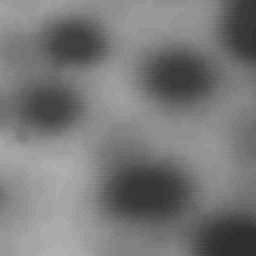
#> input picture Y3 Spring/COMP2005 IIP/Lab/lab07/images/blob.tif, 128 x 128 px, found by its file name (shown 2 times larger)
$ python watershed.py
#> lines starting #> are read from the running program, lines starting #| are printed output that depends on the picture; after the words box and inside, x2 and y2 are one past the last pixel; in counts of white or black regions, pixels touching at a corner belong together
# Created by Li-Zenn Ang
# Supervised by Dr Tissa Chandesa
# Last Updated:
# Referenced: https://docs.opencv.org/4.x/d3/db4/tutorial_py_watershed.html

import cv2
import numpy as np
from matplotlib import pyplot as plt

img = cv2.imread("./Images/blob.tif")
#> img is the input picture: shape (128, 128, 3); min 46, max 174, mean 120
gray = cv2.cvtColor(img, cv2.COLOR_BGR2GRAY)
ret, otsu = cv2.threshold(gray, 0, 255, cv2.THRESH_BINARY_INV + cv2.THRESH_OTSU)
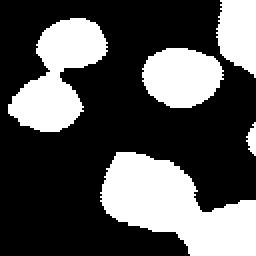
#> otsu: shape (128, 128) (shown 2 times larger); 33.3% white; 5 white regions, box (x1, y1, x2, y2) and area: (50, 76, 128, 128) 2358, (4, 9, 54, 66) 1496, (71, 24, 112, 54) 943, (108, 0, 128, 39) 604, (123, 61, 128, 78) 53
#> ret = 108

kernel = np.ones((5,5), np.uint8)
opening = cv2.morphologyEx(otsu, cv2.MORPH_OPEN, kernel)
#> opening: shape (128, 128); 33% white; 5 white regions, box (x1, y1, x2, y2) and area: (51, 76, 128, 128) 2348, (4, 9, 53, 66) 1487, (72, 24, 111, 54) 935, (109, 0, 128, 37) 594, (124, 64, 128, 76) 43

background = cv2.dilate(opening, kernel)
#> background: shape (128, 128); 41.4% white; 4 white regions, box (x1, y1, x2, y2) and area: (49, 74, 128, 128) 2769, (2, 7, 55, 68) 1989, (70, 0, 128, 56) 1928, (122, 62, 128, 78) 91

distTransform = cv2.distanceTransform(opening, cv2.DIST_L2, 5)
ret, foreground = cv2.threshold(distTransform, 0.4 * distTransform.max(), 255, 0)
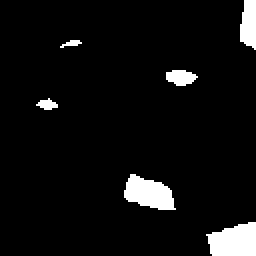
#> foreground: shape (128, 128) float32 (shown 2 times larger); 5.9% white; 6 white regions, box (x1, y1, x2, y2) and area: (103, 111, 128, 128) 337, (62, 87, 88, 105) 308, (120, 0, 128, 25) 164, (83, 35, 99, 43) 93, (18, 49, 29, 55) 40, (30, 20, 41, 24) 23
#> ret = 11.11
foreground = foreground.astype("uint8")

unknown = cv2.subtract(background, foreground)
#> unknown: shape (128, 128); 35.5% white; 4 white regions, box (x1, y1, x2, y2) and area: (49, 74, 128, 128) 2124, (2, 7, 55, 68) 1926, (70, 0, 128, 56) 1671, (122, 62, 128, 78) 91

ret, marker = cv2.connectedComponents(foreground)
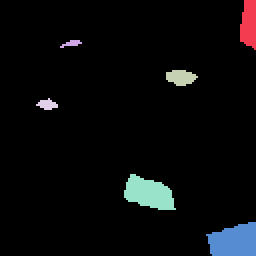
#> marker: shape (128, 128) int32 (shown 2 times larger); 7 distinct labels, from 0 to 6; one colour per label, 0 black
#> ret = 7
marker = marker + 1
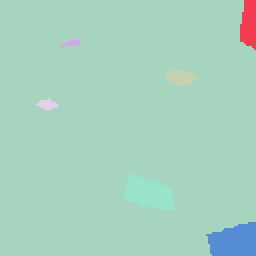
#> marker: shape (128, 128) int32 (shown 2 times larger); 7 distinct labels, from 1 to 7; one colour per label, 0 black
marker[unknown == 255] = 0
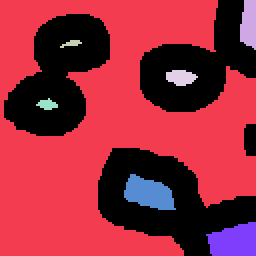
#> marker: shape (128, 128) int32 (shown 2 times larger); 8 distinct labels, from 0 to 7; one colour per label, 0 black
markers = cv2.watershed(img, marker)
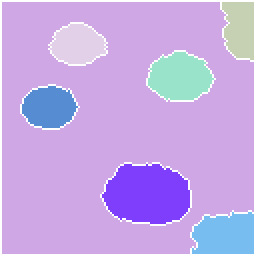
#> markers: shape (128, 128) int32 (shown 2 times larger); 8 distinct labels, from -1 to 7; one colour per label, 0 black, -1 white

result = img.copy()
result[markers == -1] = [0, 0, 255]
#> result: shape (128, 128, 3); 5.68% of pixels changed, all inside (x1, y1, x2, y2) = (0, 0, 128, 128)

# Display the results
fig, (ax1, ax2, ax3) = plt.subplots(1, 3, figsize=(13, 6))
ax1.imshow(cv2.cvtColor(img, cv2.COLOR_BGR2RGB))
ax1.set_title('Original')
ax2.imshow(foreground, cmap="gray")
ax2.set_title('Foreground')
ax3.imshow(cv2.cvtColor(result, cv2.COLOR_BGR2RGB))
ax3.set_title("Watershed")
plt.tight_layout()
plt.show()
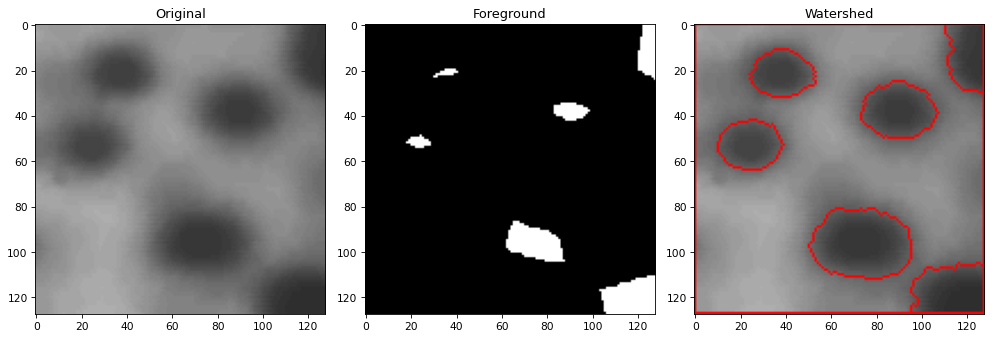
#> figure drawn by matplotlib, 3 panels

$ run again, with Y3 Spring/COMP2005 IIP/Lab/lab07/images/defective_weld.tif copied over Y3 Spring/COMP2005 IIP/Lab/lab07/images/blob.tif
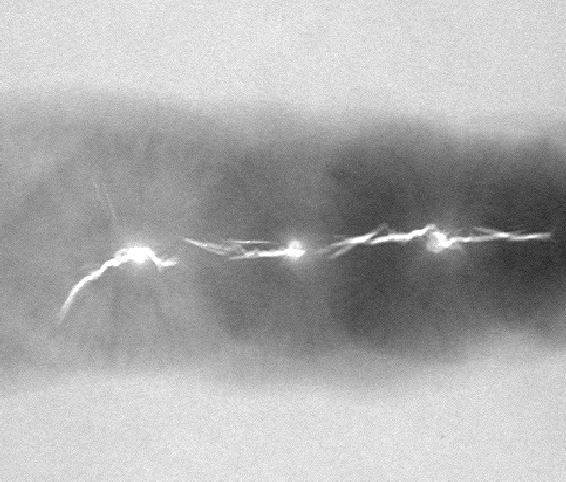
#> input picture Y3 Spring/COMP2005 IIP/Lab/lab07/images/defective_weld.tif, 566 x 482 px, found by its file name
#> img is the input picture: shape (482, 566, 3); min 33, max 255, mean 173.4
#> `ret, otsu = cv2.threshold(gray, 0, 255, cv2.THRESH_BINARY_INV + cv2.TH..`:
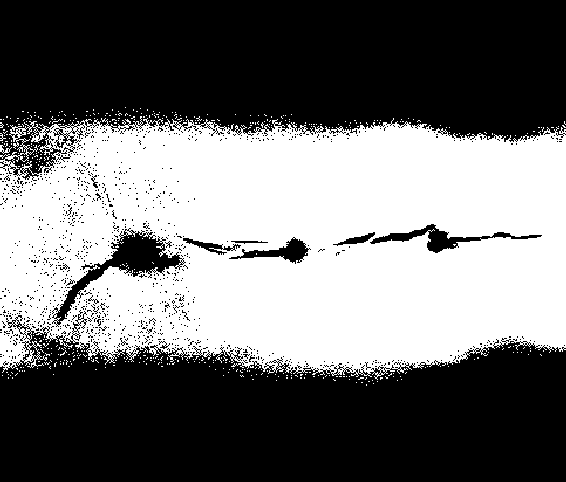
#> otsu: shape (482, 566); 44.1% white; 436 white regions (434 under 20 px), largest, box (x1, y1, x2, y2) and area: (0, 116, 566, 380) 119383, (0, 145, 12, 154) 44
#> `ret, otsu = cv2.threshold(gray, 0, 255, cv2.THRESH_BINARY_INV + cv2.TH..`: ret = 167
#> opening: shape (482, 566); 38.9% white; 25 white regions (1 under 20 px), largest, box (x1, y1, x2, y2) and area: (0, 126, 566, 369) 104814, (0, 333, 23, 366) 407, (80, 333, 88, 343) 76
#> background: shape (482, 566); 42.3% white; 5 white regions, box (x1, y1, x2, y2) and area: (0, 124, 566, 371) 114829, (65, 293, 88, 322) 314, (78, 331, 90, 345) 164, (50, 325, 60, 336) 110, (0, 166, 7, 176) 68
#> `ret, foreground = cv2.threshold(distTransform, 0.4 * distTransform.max..`: ret = 24.07
#> `ret, marker = cv2.connectedComponents(foreground)`: ret = 3
#> markers: shape (482, 566) int32; 4 distinct labels, from -1 to 3
#> result: shape (482, 566, 3); 1.47% of pixels changed, all inside (x1, y1, x2, y2) = (0, 0, 566, 482)
#> `plt.show()`:
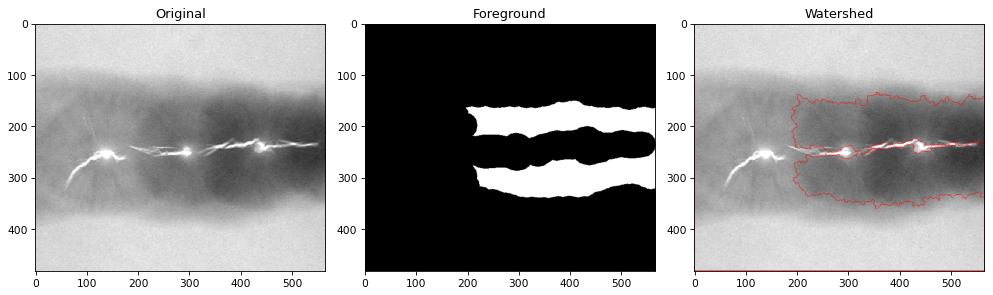
#> figure drawn by matplotlib, 3 panels
